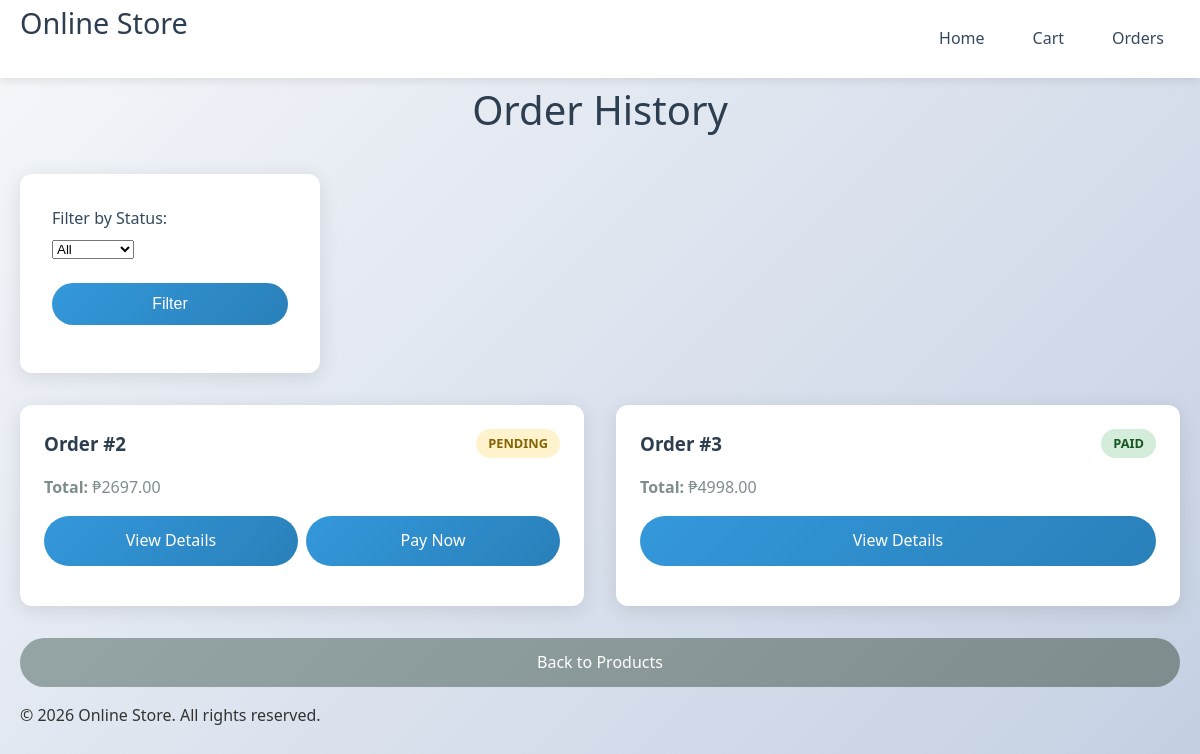
Page /public/orders/history on the committed database.
### tables this page shows
CREATE TABLE `orders` (
  `id` int(11) NOT NULL AUTO_INCREMENT,
  `user_id` int(11) DEFAULT NULL,
  `total_amount` decimal(10,2) DEFAULT NULL,
  `payment_status` enum('pending','paid','failed') DEFAULT 'pending',
  `payment_reference` varchar(255) DEFAULT NULL,
  `created_at` timestamp NOT NULL DEFAULT current_timestamp(),
  PRIMARY KEY (`id`),
  KEY `user_id` (`user_id`)
);

### app/controllers/OrderController.php (called while the page is built, shortened)
<?php
require_once __DIR__ . '/../models/Order.php';
class OrderController {
    private $order;
    public function __construct($conn) {
        $this->order = new Order($conn);
    }
    public function history() {
        $status = $_GET['status'] ?? '';
        $orders = $this->order->getAllOrders($status);
        include __DIR__ . '/../views/orders/history.php';
    }
}

### app/models/Order.php (called while the page is built, shortened)
<?php
class Order {
    private $conn;
    public function __construct($conn) {
        $this->conn = $conn;
    }
    public function getAllOrders($status = '') {
        $sql = "SELECT * FROM orders";
        if ($status) {
            $sql .= " WHERE payment_status = ?";
            $stmt = $this->conn->prepare($sql);
            $stmt->bind_param("s", $status);
        } else {
            $stmt = $this->conn->prepare($sql);
        }
        $stmt->execute();
        return $stmt->get_result()->fetch_all(MYSQLI_ASSOC);
    }
}

### app/views/orders/history.php (the view, shortened to what this page needs)
<link rel="stylesheet" href="/online_store_mvc/public/assets/css/style.css">
<header>
    <nav class="container">
        <h1>Online Store</h1>
        <div>
            <a href="/online_store_mvc/public/">Home</a>
            <a href="/online_store_mvc/public/cart">Cart</a>
            <a href="/online_store_mvc/public/orders/history">Orders</a>
        </div>
    </nav>
</header>
<main class="container">
    <h1>Order History</h1>
    <form method="GET" class="checkout-form" style="max-width: 300px;">
    <div class="form-group">
        <label>Filter by Status:</label>
        <select name="status">
        <option value="">All</option>
        </select>
    </div>
    <button type="submit" class="btn">Filter</button>
    </form>
    <div class="orders-grid">
    <?php foreach ($orders as $o): ?>
    <div class="order-card">
        <div class="order-header">
            <h3>Order #<?php echo htmlspecialchars($o['id']); ?></h3>
            <span class="status status-<?php echo htmlspecialchars($o['payment_status']); ?>"><?php echo htmlspecialchars($o['payment_status']); ?></span>
        </div>
        <div class="order-details">
            <p><strong>Total:</strong> ₱<?php echo htmlspecialchars($o['total_amount']); ?></p>
        </div>
        <div class="order-actions">
            <a href="view?id=<?php echo $o['id']; ?>" class="btn">View Details</a>
            <?php if ($o['payment_status'] == 'pending'): ?>
            <a href="../checkout?order_id=<?php echo $o['id']; ?>" class="btn btn-primary">Pay Now</a>
            <?php endif; ?>
        </div>
    </div>
    <?php endforeach; ?>
    </div>
    <a href="../" class="btn btn-secondary">Back to Products</a>
</main>
<footer>
    <div class="container">
        <p>&copy; 2026 Online Store. All rights reserved.</p>
    </div>
</footer>

### public/assets/css/style.css (style rules this page uses)
* { box-sizing: border-box; margin: 0; padding: 0; }
.container { max-width: 1200px; margin: 0 auto; padding: 0 20px; }
header { background: #fff; box-shadow: 0 2px 10px rgba(0,0,0,0.1); position: sticky; top: 0; z-index: 100; }
header nav { display: flex; justify-content: space-between; align-items: center; padding: 1rem 0; }
header h1 { color: #2c3e50; font-size: 1.8rem; }
header nav div { display: flex; gap: 1rem; }
header a { text-decoration: none; color: #34495e; font-weight: 500; padding: 0.5rem 1rem; border-radius: 25px; transition: all 0.3s ease; }
main { padding: 2rem 0; }
h1 { text-align: center; margin-bottom: 2rem; color: #2c3e50; font-size: 2.5rem; font-weight: 300; }
.checkout-form { background: white; border-radius: 12px; box-shadow: 0 4px 20px rgba(0,0,0,0.1); padding: 2rem; position: sticky; top: 100px; }
.form-group { margin-bottom: 1.5rem; }
.form-group label { display: block; margin-bottom: 0.5rem; color: #34495e; font-weight: 500; }
.btn { display: inline-block; padding: 0.75rem 2rem; background: linear-gradient(135deg, #3498db, #2980b9); color: white; text-decoration: none; border: none; border-radius: 25px; font-size: 1rem; font-weight: 500; cursor: pointer; transition: all 0.3s ease; text-align: center; width: 100%; margin-bottom: 1rem; }
.btn-secondary { background: linear-gradient(135deg, #95a5a6, #7f8c8d); }
.orders-grid { display: grid; grid-template-columns: repeat(auto-fit, minmax(300px, 1fr)); gap: 2rem; margin: 2rem 0; }
.order-card { background: white; border-radius: 12px; box-shadow: 0 4px 20px rgba(0,0,0,0.1); padding: 1.5rem; transition: transform 0.3s ease, box-shadow 0.3s ease; }
.order-header { display: flex; justify-content: space-between; align-items: center; margin-bottom: 1rem; }
.order-header h3 { color: #2c3e50; margin: 0; }
.status { padding: 0.25rem 0.75rem; border-radius: 20px; font-size: 0.8rem; font-weight: 600; text-transform: uppercase; }
.status-paid { background: #d4edda; color: #155724; }
.status-pending { background: #fff3cd; color: #856404; }
.order-details p { margin: 0.5rem 0; color: #7f8c8d; }
.order-actions { display: flex; gap: 0.5rem; margin-top: 1rem; }
.order-actions .btn { flex: 1; }

### rows in the picture
orders: id "2", payment_status "PENDING", total_amount "2697.00"
orders: id "3", payment_status "PAID", total_amount "4998.00"
